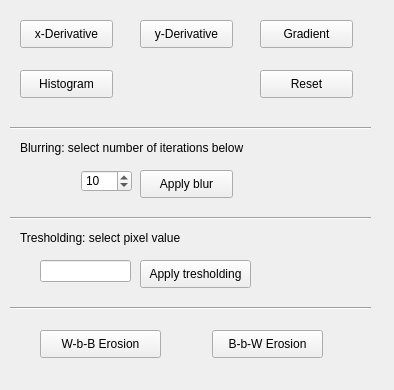
<?xml version="1.0" encoding="UTF-8"?>
<ui version="4.0">
 <class>mainwindow</class>
 <widget class="QWidget" name="mainwindow">
  <property name="geometry">
   <rect>
    <x>0</x>
    <y>0</y>
    <width>394</width>
    <height>390</height>
   </rect>
  </property>
  <property name="windowTitle">
   <string>Form</string>
  </property>
  <widget class="QPushButton" name="xDerivativeButton">
   <property name="geometry">
    <rect>
     <x>20</x>
     <y>20</y>
     <width>93</width>
     <height>28</height>
    </rect>
   </property>
   <property name="text">
    <string>x-Derivative</string>
   </property>
  </widget>
  <widget class="QPushButton" name="yDerivativeButton">
   <property name="geometry">
    <rect>
     <x>140</x>
     <y>20</y>
     <width>93</width>
     <height>28</height>
    </rect>
   </property>
   <property name="text">
    <string>y-Derivative</string>
   </property>
  </widget>
  <widget class="QPushButton" name="gradientButton">
   <property name="geometry">
    <rect>
     <x>260</x>
     <y>20</y>
     <width>93</width>
     <height>28</height>
    </rect>
   </property>
   <property name="text">
    <string>Gradient</string>
   </property>
  </widget>
  <widget class="QSpinBox" name="blurLevelBox">
   <property name="geometry">
    <rect>
     <x>81</x>
     <y>170</y>
     <width>51</width>
     <height>22</height>
    </rect>
   </property>
   <property name="minimum">
    <number>1</number>
   </property>
   <property name="maximum">
    <number>99</number>
   </property>
   <property name="value">
    <number>10</number>
   </property>
  </widget>
  <widget class="QPushButton" name="blurButton">
   <property name="geometry">
    <rect>
     <x>140</x>
     <y>170</y>
     <width>93</width>
     <height>28</height>
    </rect>
   </property>
   <property name="text">
    <string>Apply blur</string>
   </property>
  </widget>
  <widget class="QLabel" name="label">
   <property name="geometry">
    <rect>
     <x>20</x>
     <y>140</y>
     <width>261</width>
     <height>16</height>
    </rect>
   </property>
   <property name="text">
    <string>Blurring: select number of iterations below</string>
   </property>
  </widget>
  <widget class="Line" name="line">
   <property name="geometry">
    <rect>
     <x>10</x>
     <y>120</y>
     <width>361</width>
     <height>16</height>
    </rect>
   </property>
   <property name="orientation">
    <enum>Qt::Horizontal</enum>
   </property>
  </widget>
  <widget class="Line" name="line_2">
   <property name="geometry">
    <rect>
     <x>10</x>
     <y>210</y>
     <width>361</width>
     <height>16</height>
    </rect>
   </property>
   <property name="orientation">
    <enum>Qt::Horizontal</enum>
   </property>
  </widget>
  <widget class="QLabel" name="label_2">
   <property name="geometry">
    <rect>
     <x>20</x>
     <y>230</y>
     <width>311</width>
     <height>16</height>
    </rect>
   </property>
   <property name="text">
    <string>Tresholding: select pixel value </string>
   </property>
  </widget>
  <widget class="QLineEdit" name="tresholdingField">
   <property name="geometry">
    <rect>
     <x>40</x>
     <y>260</y>
     <width>91</width>
     <height>22</height>
    </rect>
   </property>
  </widget>
  <widget class="QPushButton" name="tresholdingButton">
   <property name="geometry">
    <rect>
     <x>140</x>
     <y>260</y>
     <width>111</width>
     <height>28</height>
    </rect>
   </property>
   <property name="text">
    <string>Apply tresholding</string>
   </property>
  </widget>
  <widget class="Line" name="line_3">
   <property name="geometry">
    <rect>
     <x>10</x>
     <y>300</y>
     <width>361</width>
     <height>16</height>
    </rect>
   </property>
   <property name="orientation">
    <enum>Qt::Horizontal</enum>
   </property>
  </widget>
  <widget class="QPushButton" name="histButton">
   <property name="geometry">
    <rect>
     <x>20</x>
     <y>70</y>
     <width>93</width>
     <height>28</height>
    </rect>
   </property>
   <property name="text">
    <string>Histogram</string>
   </property>
  </widget>
  <widget class="QPushButton" name="resetButton">
   <property name="geometry">
    <rect>
     <x>260</x>
     <y>70</y>
     <width>93</width>
     <height>28</height>
    </rect>
   </property>
   <property name="text">
    <string>Reset</string>
   </property>
  </widget>
  <widget class="QPushButton" name="wbbErosionButton">
   <property name="geometry">
    <rect>
     <x>40</x>
     <y>330</y>
     <width>121</width>
     <height>28</height>
    </rect>
   </property>
   <property name="text">
    <string>W-b-B Erosion</string>
   </property>
  </widget>
  <widget class="QPushButton" name="bbwErosionButton">
   <property name="geometry">
    <rect>
     <x>212</x>
     <y>330</y>
     <width>111</width>
     <height>28</height>
    </rect>
   </property>
   <property name="text">
    <string>B-b-W Erosion</string>
   </property>
  </widget>
 </widget>
 <resources/>
 <connections/>
</ui>
